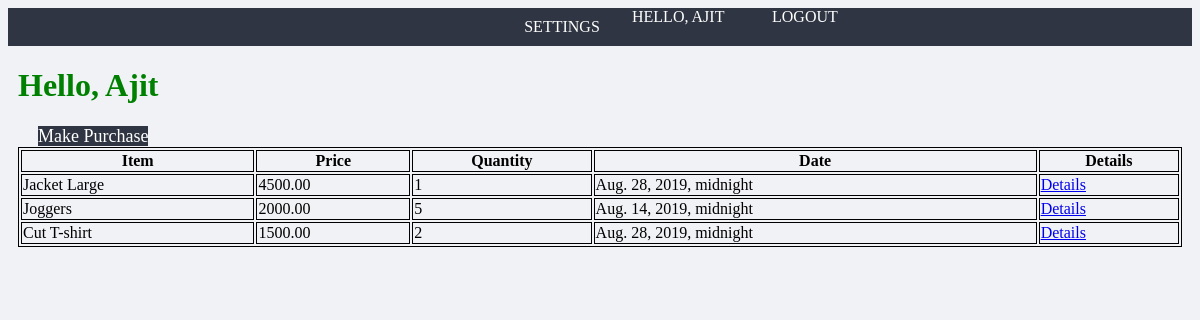
Page /user/ (signed in) on the committed database.
### main_app/models.py (models this page shows, shortened)
class Sales(models.Model):
    item = models.ForeignKey(Item, on_delete=models.CASCADE)
    quantity = models.DecimalField(max_digits=5, decimal_places=0)
    customer = models.ForeignKey(Customer, on_delete=models.CASCADE)
    date = models.DateTimeField()

class Item(models.Model):
    name = models.CharField(max_length=50)
    price = models.DecimalField(max_digits=8, decimal_places=2)
    brand = models.ForeignKey(Brand, on_delete=models.CASCADE, null=True, blank=True)
    cat = models.ForeignKey(Category, on_delete=models.CASCADE, null=True, blank=True)
    subCat = models.ForeignKey(SubCategory, on_delete=models.CASCADE, null=True, blank=True)
    supplier = models.ForeignKey(Supplier, on_delete=models.CASCADE,  null=True, blank=True) # This is not solved
    quantity = models.DecimalField(default=0, max_digits=5, decimal_places=0)
    available = models.BooleanField(default=False, null=True, blank=True)

### main_app/decorators.py (the view)
        def wrapper_func(request, *args, **kwargs):
            group = None
            if request.user.groups.exists():
                group = request.user.groups.all()[0].name
            if group in allowed_roles:
                return view_func(request, *args, **kwargs)
            else:
                return HttpResponse('404 file not found')

### main_app/views.py (called while the page is built)
@login_required(login_url='main_app:login')
@allowed_user(allowed_roles=['Customer'])
def userPage(request):
    purchase = request.user.customer.sales_set.all()
    context = {'purchase': purchase}
    return render(request, 'main_app/customer.html', context)

### templates/main_app/customer.html
{% extends 'main_app/base.html' %}
{% block body_block %}
    <h1>Hello, {{ request.user }}</h1>
    <a class="btn" href="{% url 'main_app:userPurchase' %}">Make Purchase</a>
    <table>
        <tr>
            <th>Item</th>
            <th>Price</th>
            <th>Quantity</th>
            <th>Date</th>
            <th>Details</th>
        </tr>
        {% for item in purchase %}
            <tr>
                <td>{{ item.item.name }}</td>
                <td>{{ item.item.price }}</td>
                <td>{{ item.quantity }}</td>
                <td>{{ item.date }}</td>
                <td><a href="{% url 'main_app:purchaseDetails' item.id %}">Details</a></td>
            </tr>
        {% endfor %}
    </table>
{% endblock body_block %}

### templates/main_app/base.html (shortened to what this page needs)
<!DOCTYPE html>
{% load static %}
<html lang="en">
<head>
    <link rel="stylesheet" href="{% static 'css/style.css' %}">
</head>
<body>
    <nav>
        <ul>
            {% if request.user.is_staff %}
                <li>
                    <a href="{% url 'main_app:index' %}">Home</a>
                </li>
                <li>
                    <a href="{% url 'main_app:dashboard' %}">Dashboard</a>
                </li>
            {% else %}
                <li>
                    <a href="{% url 'main_app:accountSettings' %}">Settings</a>
                </li>
            {% endif %}
            <span>Hello, {{ request.user }}</span>
            <span><a href="{% url 'main_app:logout' %}">Logout</a></span>
        </ul>
    </nav>
    <div class="conatiner">
        {% block body_block %}
        {% endblock body_block %}
    </div>
</body>
</html>

### static/css/style.css (style rules this page uses)
:root { --primary: #ffffff; --secondary: #f1f2f6; --fitted: #dfe4ea; --primaryDark: #2f3542; --fittedDark: #747d8c; --secondaryDark: #57606f; --shadow: 0 1px 5px rgba(104, 104, 104, 0.8); }
* { background: var(--secondary); }
h1 { color: green; }
table,th,td { border: 1px solid black; }
div { margin: 10px; }
table { width: 100%; }
nav { background: var(--primaryDark); width: 100%; }
nav ul { display: grid; height: 100%; grid-template-columns: repeat(5, 140px); justify-content: flex-end; background: transparent; margin: 0; padding: 0; }
nav ul li { list-style: none; background: transparent; display: block; margin: 10px; text-align: center; }
nav ul li a, nav ul span, nav ul span a { text-decoration: none; text-transform: uppercase; background: transparent; color: var(--primary); }
.btn { background: var(--primaryDark); color: var(--primary); width: 100px; height: 40px; font-size: 18px; text-decoration: none; text-align: center; margin: 20px; }

### rows in the picture
Sales: item.name "Jacket Large", item.price "4500.00", quantity "1", date "Aug. 28, 2019, midnight"
Sales: item.name "Joggers", item.price "2000.00", quantity "5", date "Aug. 14, 2019, midnight"
Sales: item.name "Cut T-shirt", item.price "1500.00", quantity "2", date "Aug. 28, 2019, midnight"

### other values in the picture
{{ request.user }} "AJIT"
{{ request.user }} "Ajit"
